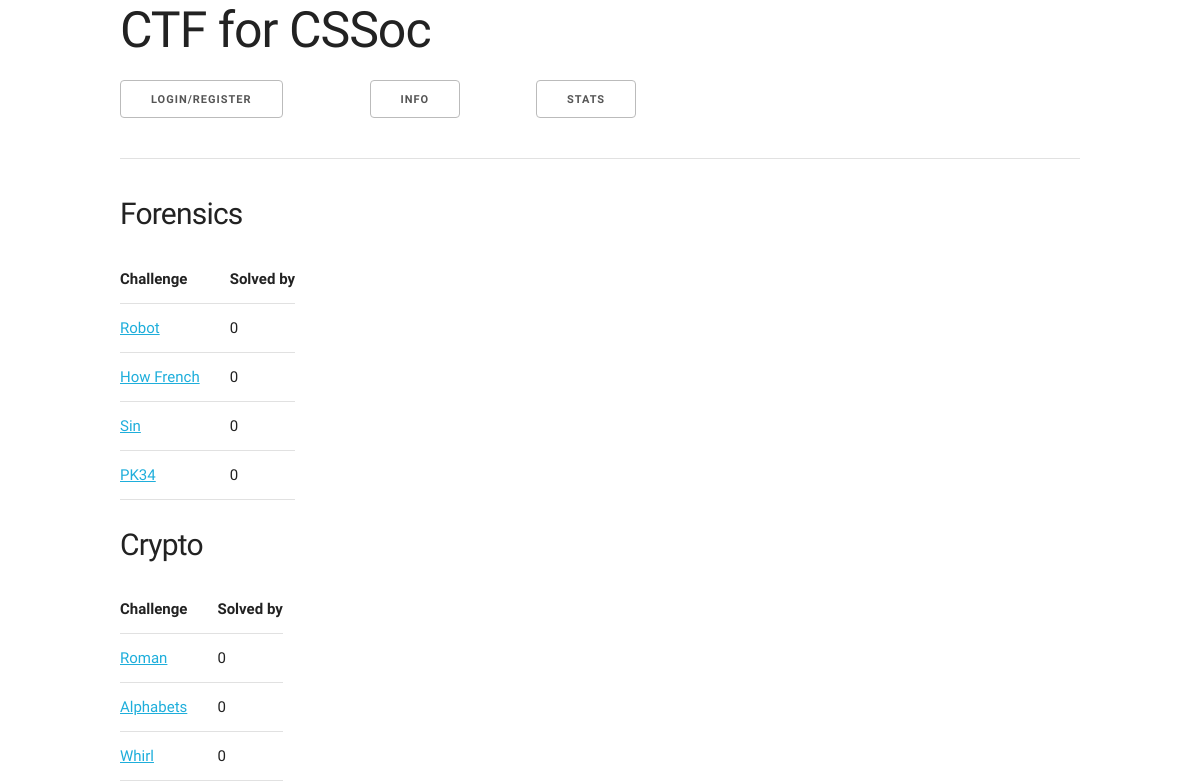
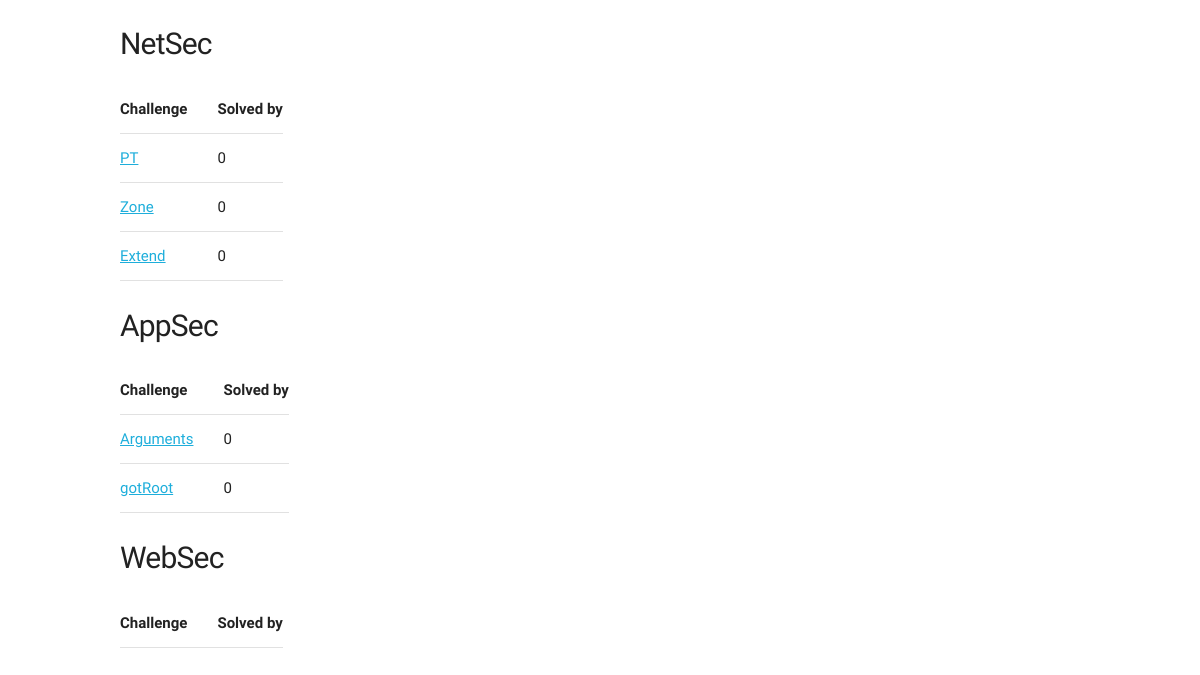
The app's page /stats/challenge/, older data (2 pictures, top to bottom).
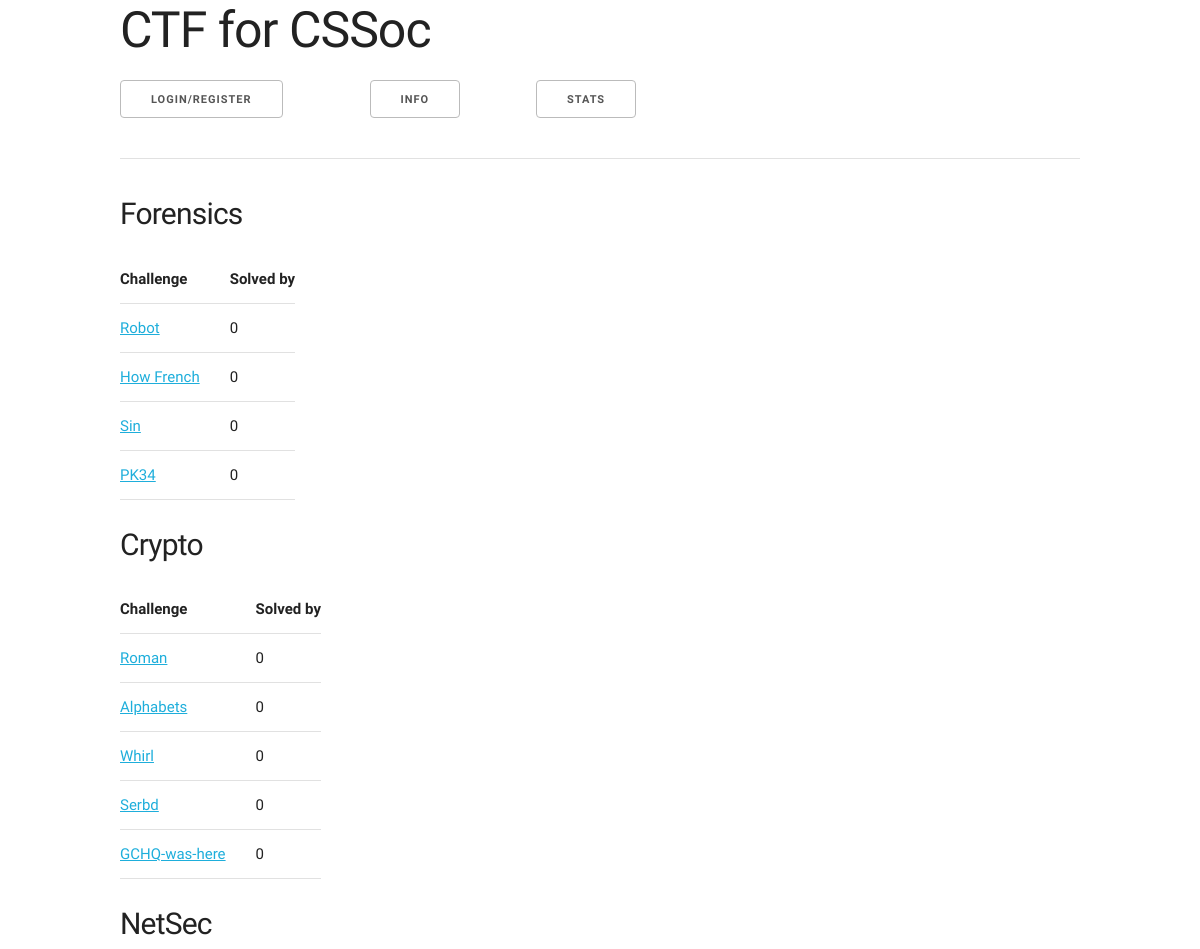
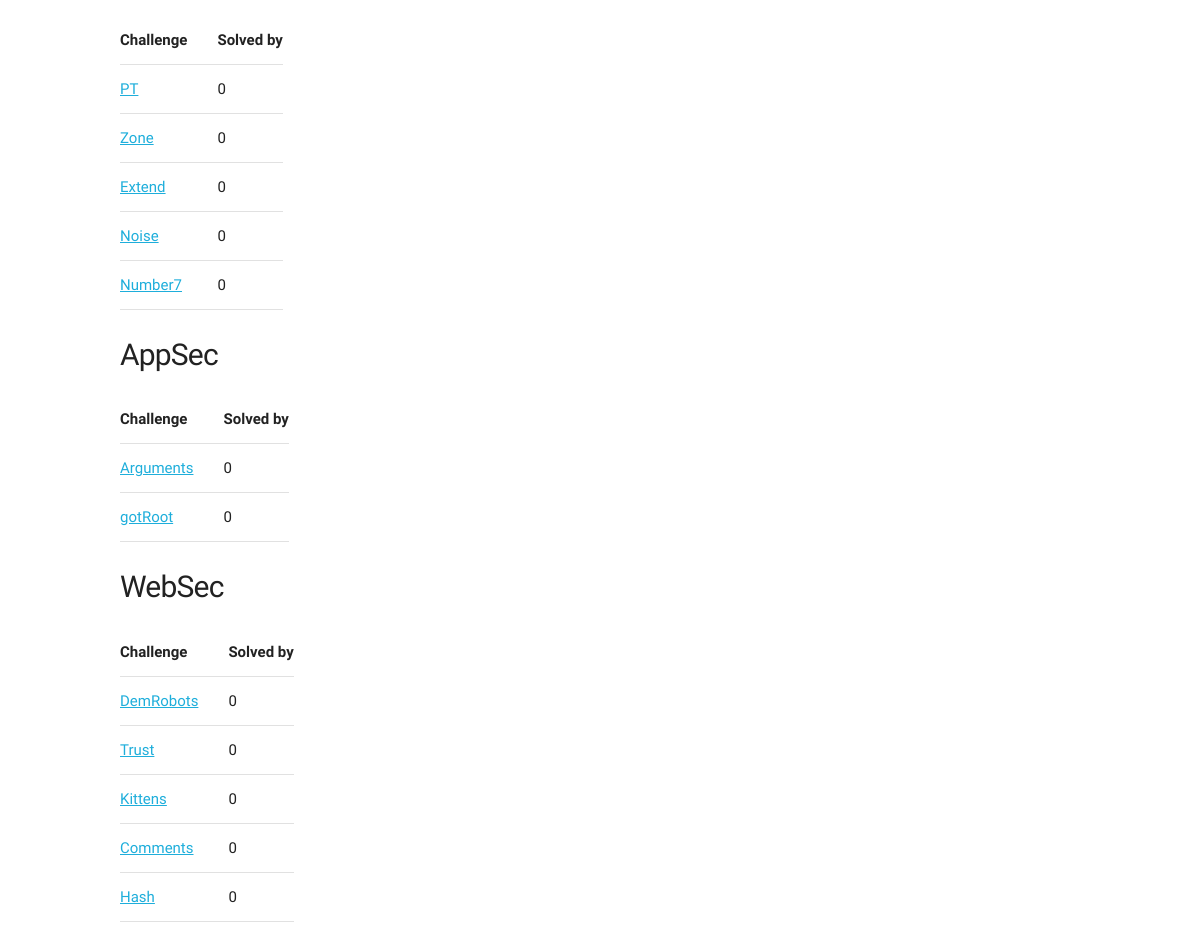
The same page, newer data (2 pictures, top to bottom).
### challenges/models.py (models this page shows, shortened)
class Category(models.Model):
    name = models.CharField(max_length=50)

class Challenge(models.Model):
    name = models.CharField(max_length=50)
    text = models.TextField()
    solution = models.CharField(max_length=255)
    eta = models.IntegerField(default=1)
    rank = models.IntegerField()
    cat = models.ForeignKey(Category, null=True)
    unlockedBy = models.ManyToManyField(Team, blank=True)
    class Meta:
        unique_together = ('rank', 'cat')

### stats/views.py (the view)
def challengeView(request):
    numOfCategories = Category.objects.all().count()
    categoryInfo = [None] * numOfCategories
    for x in range(numOfCategories):
        currentCategory = Category.objects.all()[x]
        categoryName = currentCategory.name
        challenges = Challenge.objects.filter(cat = currentCategory)
        challengeInfo = [None] * challenges.count()
        for y in range(challenges.count()):
            currentChallenge = challenges[y]
            currentName = currentChallenge.name
            numSolvedBy = SolvedChallenge.objects.filter(challenge = currentChallenge).count()
            challengeInfo[y] = {'name':currentName, 'solved':numSolvedBy,
                    'id':currentChallenge.id}
        categoryInfo[x] = {'name':categoryName, 'challenges':challengeInfo}
    return render(request, 'stats/challenge.html',
            {'base':'base.html', 'user':request.user, 'challenges':categoryInfo})

### stats/templates/stats/challenge.html (shortened to what this page needs)
{% extends base %}
{% block body %}
{% if challenges %}
{% for cat in challenges %}
<h4>{{cat.name}}</h4>
<table>
	<thead>
		<tr>
			<th>Challenge</th>
			<th>Solved by</th>
		</tr>
	</thead>
	<tbody>
{% for chal in cat.challenges %}
<tr>
	<td><a href="{{chal.id}}">{{chal.name}}</a></td>
       	<td>{{chal.solved}}</td>
</tr>
{%endfor%}
	</tbody>
</table>
{%endfor%}
	{%endif%}
{% endblock %}

### CTFpy/templates/base.html (shortened to what this page needs)
{% load static %}
<!DOCTYPE html>
<html lang="en">
	<head>
		<link rel="stylesheet" href="{% static 'normalize.css' %}">
		<link rel="stylesheet" href="{% static 'skeleton.css' %}">
	</head>
	<body>
		<div class="container" style="padding-bottom:3cm;">
		<header>
			<h1>CTF for CSSoc</h1>
		</header>
		<nav>
		{% if user.is_authenticated %}
		<div class="row">
			<div class="three columns"><a class="button" href="/challenges">Challenges</a></div>
			<div class="two columns"><a class="button" href="/team/">Team</a></div>
			<div class="two columns"><a class="button" href="/stats/">Stats</a></div>
			<div class="two columns"><a class="button" href="/info/">Info</a></div>
			<div class="two columns"><a class="button" href="/user/logout/">Logout</a></div>
		</div>
		{% else %}
		<div class="row">
			<div class="three columns"><a class="button" href="/user/register/">Login/Register</a></div>
			<div class="two columns"><a class="button" href="/info/">Info</a></div>
			<div class="three columns"><a class="button" href="/stats/">Stats</a></div>
		</div>
		{% endif %}
		</nav>
		<hr>
	{%block body %}{%endblock%}
		</div>
	</body>
</html>

### challenges/static/skeleton.css (style rules this page uses)
.container { position: relative; width: 100%; max-width: 960px; margin: 0 auto; padding: 0 20px; box-sizing: border-box; }
.column, .columns { width: 100%; float: left; box-sizing: border-box; }
@media (min-width: 400px) { .container { width: 85%; padding: 0; } }
@media (min-width: 550px) { .container { width: 80%; } }
@media (min-width: 550px) { .column, .columns { margin-left: 4%; } }
@media (min-width: 550px) { .column:first-child, .columns:first-child { margin-left: 0; } }
@media (min-width: 550px) { .two.columns { width: 13.3333333333%; } }
@media (min-width: 550px) { .three.columns { width: 22%; } }
html { font-size: 62.5%; }
body { font-size: 1.5em; line-height: 1.6; font-weight: 400; font-family: "Raleway", "HelveticaNeue", "Helvetica Neue", Helvetica, Arial, sans-serif; color: #222; }
h1, h2, h3, h4, h5, h6 { margin-top: 0; margin-bottom: 2rem; font-weight: 300; }
h1 { font-size: 4.0rem; line-height: 1.2; letter-spacing: -.1rem; }
h4 { font-size: 2.4rem; line-height: 1.35; letter-spacing: -.08rem; }
@media (min-width: 550px) { h1 { font-size: 5.0rem; } }
@media (min-width: 550px) { h4 { font-size: 3.0rem; } }
a { color: #1EAEDB; }
.button, button, input[type="submit"], input[type="reset"], input[type="button"] { display: inline-block; height: 38px; padding: 0 30px; color: #555; text-align: center; font-size: 11px; font-weight: 600; line-height: 38px; letter-spacing: .1rem; text-transform: uppercase; text-decoration: none; white-space: nowrap; background-color: transparent; border-radius: 4px; border: 1px solid #bbb; cursor: pointer; box-sizing: border-box; }
th, td { padding: 12px 15px; text-align: left; border-bottom: 1px solid #E1E1E1; }
th:first-child, td:first-child { padding-left: 0; }
th:last-child, td:last-child { padding-right: 0; }
button, .button { margin-bottom: 1rem; }
pre, blockquote, dl, figure, table, p, ul, ol, form { margin-bottom: 2.5rem; }
hr { margin-top: 3rem; margin-bottom: 3.5rem; border-width: 0; border-top: 1px solid #E1E1E1; }
.container:after, .row:after, .u-cf { content: ""; display: table; clear: both; }

Row changes from the older to the newer data that the page shows:
added Challenge: name "Serbd"
added Challenge: name "GCHQ-was-here"
added Challenge: name "Noise"
added Challenge: name "Number7"
added Challenge: name "DemRobots"
added Challenge: name "Trust"
added Challenge: name "Kittens"
added Challenge: name "Comments"
added Challenge: name "Hash"
Text that changed along with them:
new list line: "0 0"
new list line: "0 0 0 0 0"
